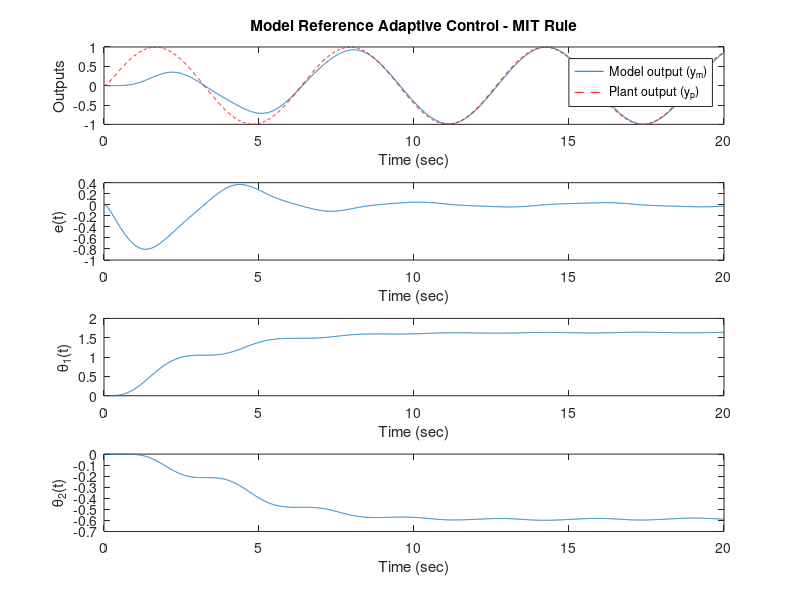

MATLAB code to generate this figure:
clear;
clc;
close all;

% Initialization
gamma = 2; % single adaptation gain
dt = 0.01; % time step
T = 20;    % total time
t = 0:dt:T;

gain = 4.49;
pole = 2.59;
am = 10;
bm = 10;

yp     = 0;
ym     = 0;
theta1 = 0; % θ_1
theta2 = 0; % θ_2
S1     = 0; % sensitivity for θ_1
S2     = 0; % sensitivity for θ_2

Yp     = zeros(size(t));
Ym     = zeros(size(t));
Theta1 = zeros(size(t));
Theta2 = zeros(size(t));
E      = zeros(size(t));

for i = 1:length(t)
    r = sin(t(i));                % reference
    e = yp - ym;                  % error
    u = theta1 * r - theta2 * yp; % controller with feedback

    % Derivatives
    dyp =  gain * u  - am * yp;
    dym =  bm   * r  - am * ym;
    dS1 =  gain * r  - am * S1;
    dS2 = -gain * yp - am * S2;

    % MIT rule
    dtheta1 = -gamma * e * S1;
    dtheta2 = -gamma * e * S2;

    % Euler integration
    yp     = yp + dyp * dt;
    ym     = ym + dym * dt;
    S1     = S1 + dS1 * dt;
    S2     = S2 + dS2 * dt;
    theta1 = theta1 + dtheta1 * dt;
    theta2 = theta2 + dtheta2 * dt;

    Yp(i)     = yp;
    Ym(i)     = ym;
    Theta1(i) = theta1;
    Theta2(i) = theta2;
    E(i)      = e;
end

% Plots
figure;

% 1st plot: outputs
subplot(4,1,1);
plot(t, Yp, t, Ym, 'r--');
xlabel('Time (sec)');
ylabel('Outputs');
legend('Model output (y_m)', 'Plant output (y_p)');
title('Model Reference Adaptive Control - MIT Rule');

% 2nd plot: error signal
subplot(4,1,2);
plot(t, E);
xlabel('Time (sec)');
ylabel('e(t)');

% 3rd plot: theta_1
subplot(4,1,3);
plot(t, Theta1);
xlabel('Time (sec)');
ylabel('\theta_1(t)');

% 4th plot: theta_2
subplot(4,1,4);
plot(t, Theta2);
xlabel('Time (sec)');
ylabel('\theta_2(t)');
